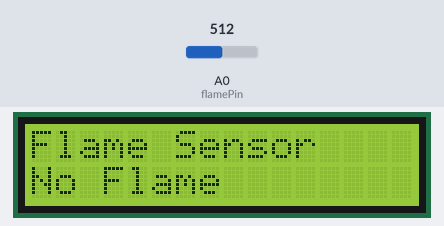
Bench run of a sketch on a simulated Arduino Uno, built with avr-gcc and run on an emulated ATmega328P. Shown: 16×2 character LCD. The inputs (shaded band) are chosen by the test bench; at power-on: A0 (flamePin) = 512.

Above: at 1.2 s.
1.3 s: A0 (flamePin) set to 682
2.8 s: A0 (flamePin) set to 719
At 4.0 s:
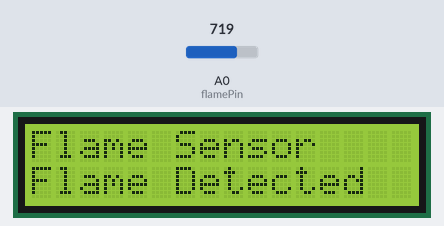
4.3 s: A0 (flamePin) set to 690
At 5.5 s:
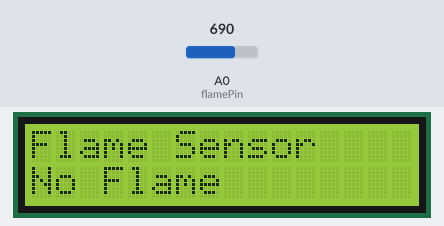
5.8 s: A0 (flamePin) set to 710
At 6.4 s:
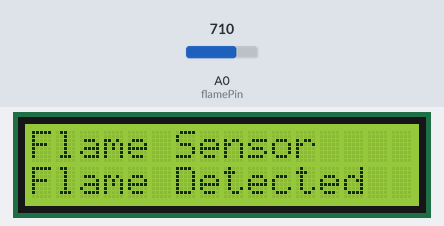
Timing chart, 0 to 8.4 s (numbered marks = the images above; inputs shaded):
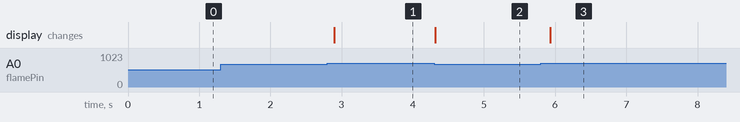

The sketch:

C_FlameSensor.ino
```cpp
/*Two Leg flame sensor - an IR photodiode tuned to detect the specific IR wavelength that fire emits (around 760–1100 nm)
  CIRCUIT - Flame sensor + → 5V, Flame sensor – → A0, A0 → 10k resistor → GND*/

#include <LiquidCrystal.h>
LiquidCrystal lcd(12, 11, 5, 4, 3, 2);
int flamePin = A0;   // analog input

void setup()
{
  lcd.begin(16, 2);
  lcd.print("Flame Sensor");
}

void loop()
{
  int value = analogRead(flamePin);
  lcd.setCursor(0, 1);
  if (value > 700)  // threshold for flame
    lcd.print("Flame Detected ");
  else
    lcd.print("No Flame       ");

  delay(200);
}
```

Measured:
- the behaviour switches between 700 and 701 on A0 (flamePin) (found by bisection; images 0 and 1)
- after the input at 1.3 s, every drawn part: stays the same
- after the input at 2.8 s, the display: changes after 0.10 s (image 1)
- after the input at 4.3 s, the display: changes at once (image 2)
- after the input at 5.8 s, the display: changes after 0.13 s (image 3)
